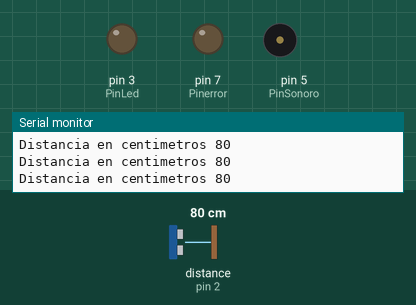
Recording of a sketch running on a simulated Arduino Uno, built with avr-gcc and run on an emulated ATmega328P. On the bench: output pins drawn as LEDs (lit = HIGH), buzzer (waves = sounding), the last lines printed to the serial monitor. Wiring (inferred from the names in the program): ultrasonic range finder: trigger pin 4; echo pin 2. Dashed ring = blinking. The inputs (shaded band) are chosen by the test bench; at power-on: distance to the obstacle (sensor on pin 2) 80 cm. The echo pulse lasts 58.3 µs per cm; pins used as bus, display or sensor lines are not drawn.

Above: at 1.2 s.
1.3 s: distance to the obstacle (sensor on pin 2) set to 2 cm
At 1.62 s:
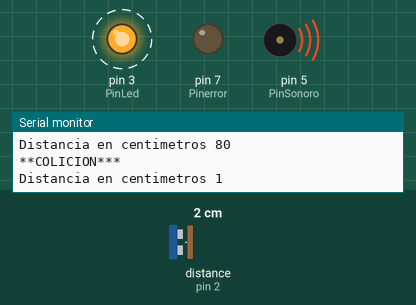
4.3 s: distance to the obstacle (sensor on pin 2) set to 7 cm
7.3 s: distance to the obstacle (sensor on pin 2) set to 10 cm
At 8.5 s:
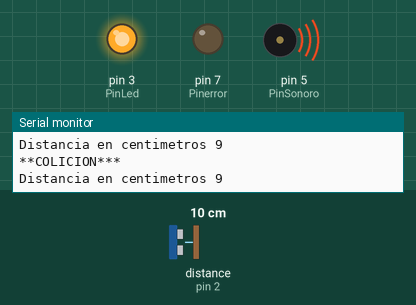
8.8 s: distance to the obstacle (sensor on pin 2) set to 4 cm
At 9.08 s:
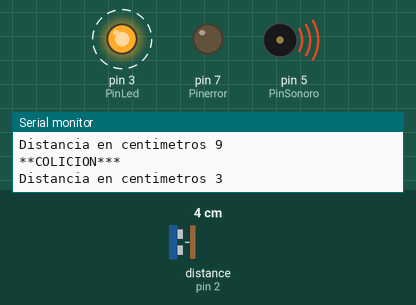
11.8 s: distance to the obstacle (sensor on pin 2) set to 9 cm
At 12.3 s:
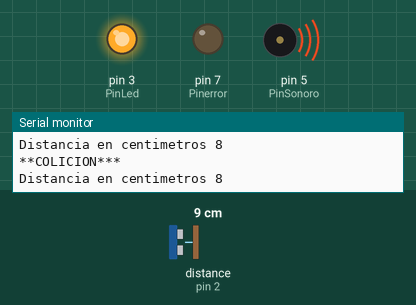
Timing chart, 0 to 14.3 s (numbered marks = the images above; inputs shaded):
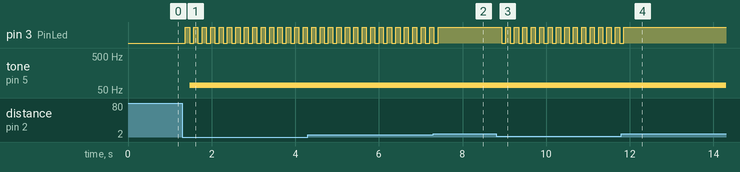

The sketch:

Ejercicio_HC_SR04_004.ino
```cpp
//www.elbrujitocanaio.es
//Todo el código esta bajo licencia de la Creative Commons.
#define Trig  4                //Definimos como constante
#define Echo 2                 //Definimos como constante
#define PinLed 3               //Define el pin del Led
#define PinSonoro 5            //Define el altavoz
#define AlarmaLed 20           //Define la alarma de luz a 20 centimetros
#define AlarmaParpadeo 7       //Led parpade cuando es muy proximo
#define AlarmaSonora 10        //Define sonido a 10 centimetros
#define TonoSonoro 68           //Valores de 31Hz a 65535 Hz
#define Medida 58              //58 nos da la distancia en centimetro y 148 en pulgadas
#define Pinerror 7             //Señal de error enciende led rojo
 int er =0;                    //Codigo de error cuando vale 1
 void setup() {
  Serial.begin(9600);          //Define salida serie
  pinMode(Trig,OUTPUT);        //Pin como salida
  pinMode(Echo,INPUT);         //Pin como entrada
  pinMode(PinLed,OUTPUT);      //Pin alarma luminosa.
  pinMode(PinSonoro,OUTPUT);   //Pin altavoz
  pinMode(Pinerror,OUTPUT);    //Pin error

}
//////////////////////////////////////////////
//////////////Funcion que calcula la distancia
//////////////////////////////////////////////
int Calculo_Sensor_Sonido (int trig,int echo){
   /////////////////////////////Mandar la senal
 digitalWrite(trig,LOW);      //Pone bajo el pin
 delayMicroseconds(2);        //Pausa de tiempo
 digitalWrite(trig,HIGH);     //Pone alto el pin
 delayMicroseconds(10);       //Pausa de tiempo
 digitalWrite(trig,LOW);      //Pone bajo el pin
 ///////////////////////////////Resibe la senal
 int duracion = pulseIn(echo,HIGH);//Guarda la senal
 int Retorna_distancia = (duracion/Medida);//Convertimos en centimetros
 if (Retorna_distancia >= 400 || Retorna_distancia <= 0) {
       er =1;
       Serial.println("**ERROR***");
   }else{
       er=0;
       return Retorna_distancia;
  }
}
/////////////////////////////////////////////////
//////////////////////////Funcion alarma luminosa
/////////////////////////////////////////////////
void alarma_Luminosa (int alarmaLed,int distanciaLed,int alarmaParpadeo){

  if (distanciaLed <= alarmaLed){
    delayMicroseconds(50);
  digitalWrite(PinLed,HIGH);
  }else{
    digitalWrite(PinLed,LOW);
    }

  if (distanciaLed <= alarmaParpadeo){
    delayMicroseconds(50);
  digitalWrite(PinLed,HIGH);
  delay (100);
  digitalWrite(PinLed,LOW);
    }
    }
 /////////////////////////////////////////////////
//////////////////////////Funcion alarma sonora
/////////////////////////////////////////////////
void alarma_Sonora (int alarmaSonora,int dist_sonora ){

  if (dist_sonora <= alarmaSonora){
    delayMicroseconds(50);
    tone(PinSonoro,TonoSonoro);         //TonoSonoro Valores de 31Hz a 65535 Hz
    Serial.println("**COLICION***");    // Salida por monitor
    }else{
      noTone(PinSonoro);
      }

  }

 ////////////////////////////////////////////////////
/////////////////////Funcion que escribe en pantalla
////////////////////////////////////////////////////
void pantalla (int dist){

    if (Medida == 58){
    Serial.print("Distancia en centimetros ");
    }else{
      Serial.print("Distancia en pulgadas ");
      }
              //Salida por puerto serie
  Serial.println(dist);                  //Dato a mostrar
  delay(100);                            //Un segundo por favor


}
/////////////////////////////////////////////////////
void loop() {
 int distancia =Calculo_Sensor_Sonido (Trig,Echo);
 //////////////////////////////////////////Alarmas
 if (er == 0){                                              ////////////////////////////////////Condicion de error
  digitalWrite(Pinerror,LOW);  ////Apaga led de error
  alarma_Luminosa (AlarmaLed,distancia,AlarmaParpadeo); //Llamada de funcion alarma luminosa
  alarma_Sonora (AlarmaSonora,distancia);//Llamada de funcion alarma sonora
 //////////////////////////////////////////Pantalla
  pantalla (distancia);                  //Lamada de funcion Imprimo por serial
 }else{ digitalWrite(Pinerror,HIGH); ////Enciende Led de error
 }
}
```

Measured:
- the behaviour switches between 8 and 9 cm on distance to the obstacle (sensor on pin 2) (found by bisection; images 1 and 2)
- after the input at 1.3 s, pin 3 (PinLed): alternates HIGH for 0.10 s and LOW for 0.10 s, starting after 0.07 s; tone on pin 5 (PinSonoro): silent → 68 Hz after 0.17 s
- after the input at 7.3 s, pin 3 (PinLed): goes on until 7.4 s, then stays HIGH
- after the input at 8.8 s, pin 3 (PinLed): alternates HIGH for 0.10 s and LOW for 0.10 s, starting after 0.14 s
- after the input at 11.8 s, pin 3 (PinLed): goes on until 11.9 s, then stays HIGH
